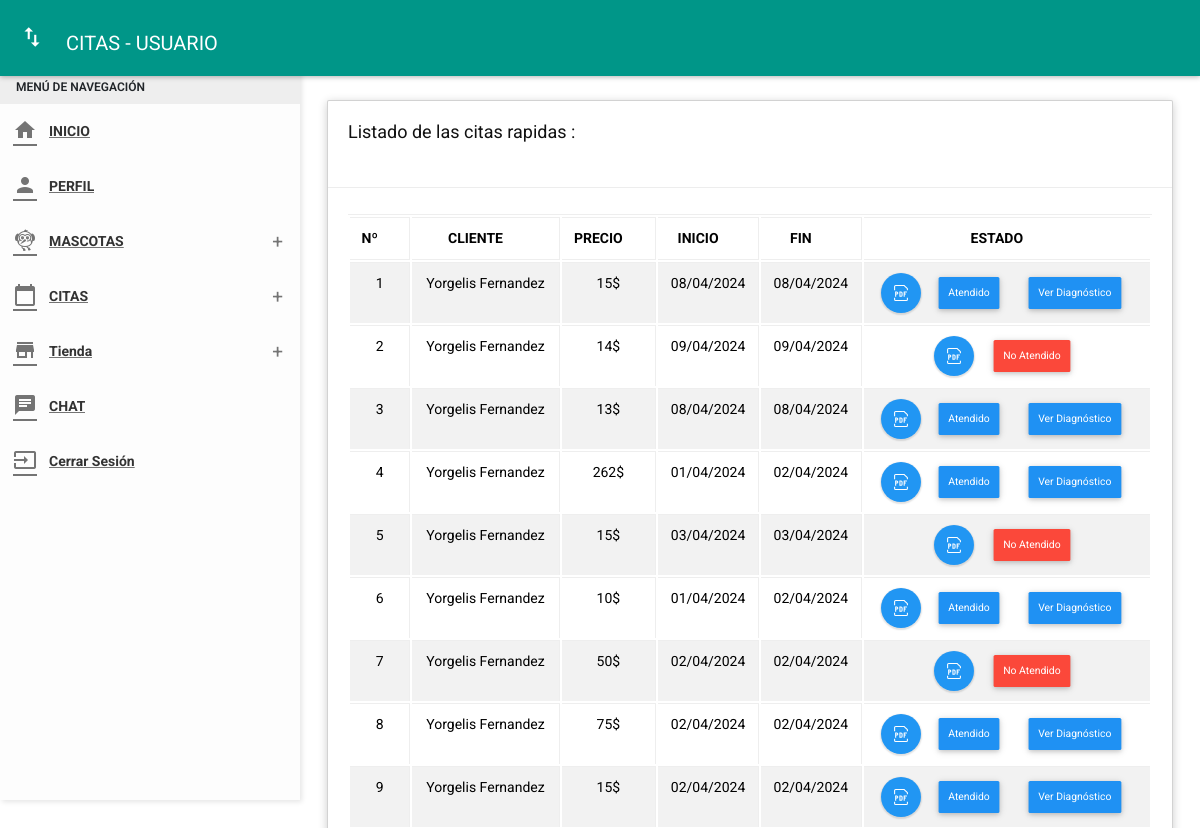
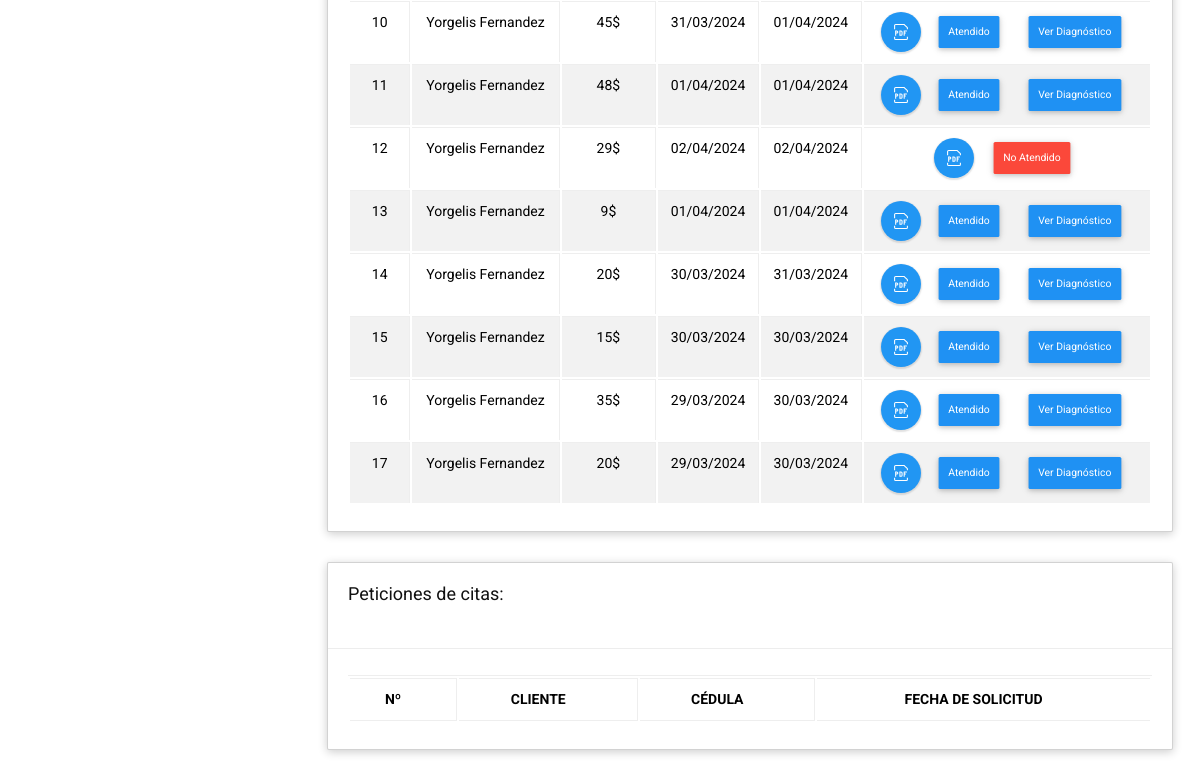
The app's page /View/SideUser/quotes/mostrar.php (signed in), older data (2 pictures, top to bottom).
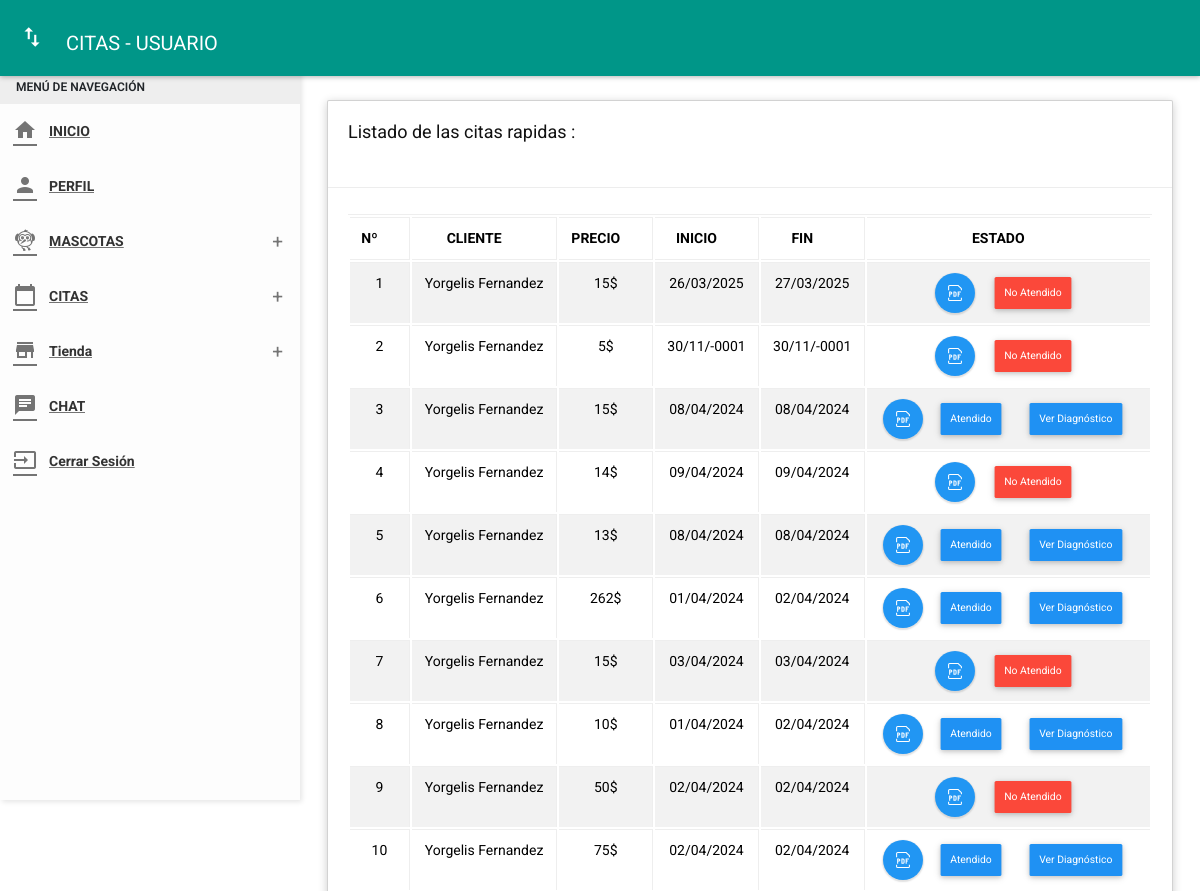
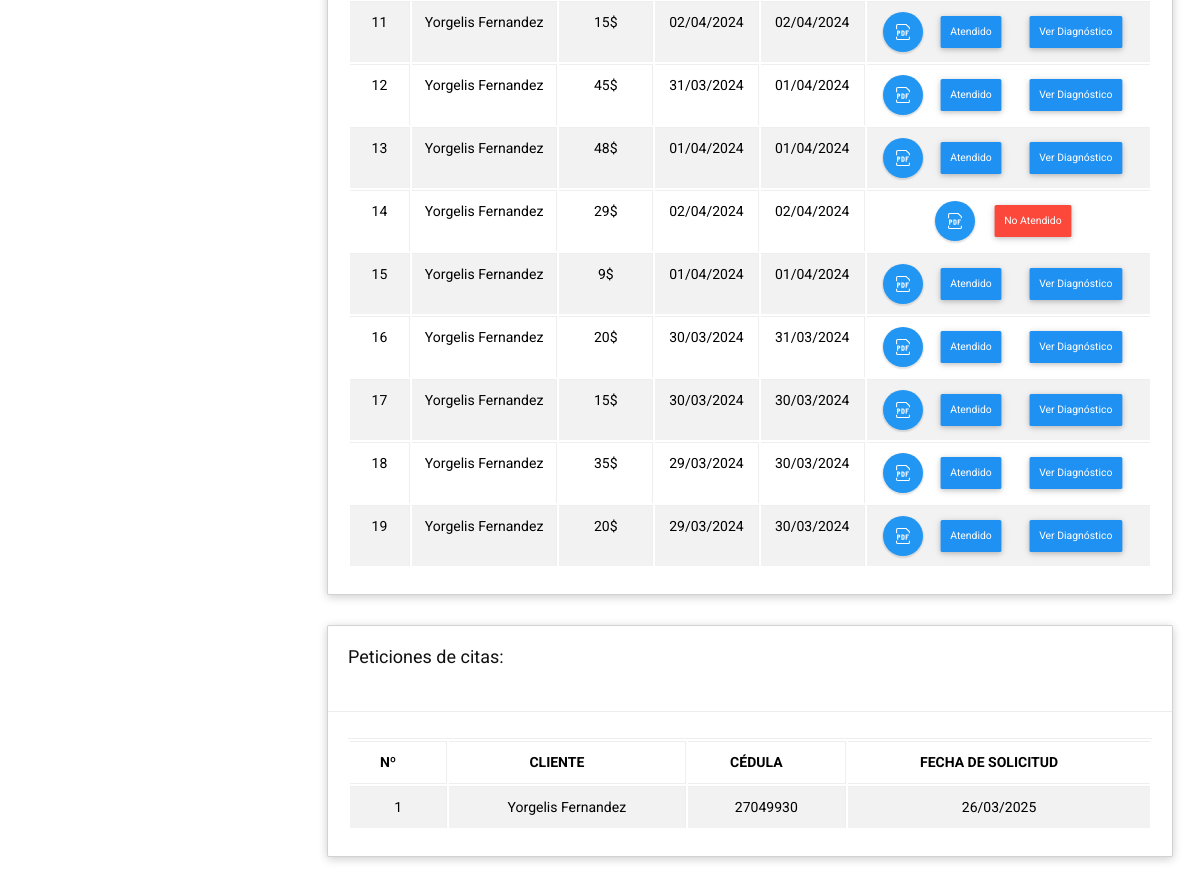
The same page, newer data (2 pictures, top to bottom).
### tables this page shows
CREATE TABLE `quotes` (
  `quotesID` int(11) NOT NULL,
  `ownerID` int(11) NOT NULL,
  `vetID` int(11) DEFAULT NULL,
  `number_quote` varchar(10) NOT NULL,
  `diagnosis` varchar(200) NOT NULL,
  `attended` varchar(100) NOT NULL,
  `cost` float NOT NULL,
  `start` date NOT NULL,
  `end` date NOT NULL,
  `dateCreation` timestamp NOT NULL DEFAULT current_timestamp(),
  `status` char(1) NOT NULL
);

CREATE TABLE `owner` (
  `id_due` int(11) NOT NULL,
  `dni_due` char(8) NOT NULL,
  `nom_due` varchar(35) NOT NULL,
  `ape_due` varchar(35) NOT NULL,
  `movil` char(11) NOT NULL,
  `fijo` char(11) NOT NULL,
  `correo` varchar(30) NOT NULL,
  `direc` varchar(150) NOT NULL,
  `estado` char(1) NOT NULL,
  `contra` varchar(255) NOT NULL,
  `cargo` int(11) NOT NULL,
  `fere` timestamp NOT NULL DEFAULT current_timestamp()
);

### View/SideUser/quotes/mostrar.php (the view, shortened to what this page needs)
<?php
require_once './../../../assets/db/connectionMysql.php';
?>
<!DOCTYPE html>
<html lang="es-ES">
<head>
  <link href="./../../../assets/plugins/bootstrap/css/bootstrap.css" rel="stylesheet">
  <link href="./../../../assets/plugins/node-waves/waves.css" rel="stylesheet" />
  <link href="./../../../assets/plugins/animate-css/animate.css" rel="stylesheet" />
  <link href="./../../../assets/plugins/jquery-datatable/skin/bootstrap/css/dataTables.bootstrap.css" rel="stylesheet">
  <link href="./../../../css/style.css" rel="stylesheet">
  <link href="./../../../assets/css/fullcalendar.css" rel="stylesheet" />
  <link href="./../../../assets/css/themes/all-themes.css" rel="stylesheet" />
</head>
<body class="theme-red">
  <nav class="navbar">
    <div class="container-fluid">
      <div class="navbar-header">
        <a href="javascript:void(0);" class="navbar-toggle collapsed" data-toggle="collapse" data-target="#navbar-collapse" aria-expanded="false"></a>
        <a class="navbar-brand" href="./../home.php">CITAS - USUARIO</a>
      </div>
      </div>
  </nav>
  <section>
    <aside id="leftsidebar" class="sidebar">
      <div class="menu">
      <ul class="list">
        <li class="header">MENÚ DE NAVEGACIÓN</li>
        <li>
          <a href="./../home.php">
            <i class="material-icons">home</i>
            <span>INICIO</span>
          </a>
        </li>
        <li>
          <a href="./../editProfile.php">
            <i class="material-icons">person</i>
            <span>PERFIL</span>
          </a>
        </li>
        <li>
          <a href="javascript:void(0);" class="menu-toggle">
            <i class="material-icons">flutter_dash</i>
            <span>MASCOTAS</span>
          </a>
        </li>
        <li>
          <a href="javascript:void(0);" class="menu-toggle">
            <i class="material-icons">calendar_today</i>
            <span>CITAS</span>
          </a>
        </li>
        <li>
              <a href="javascript:void(0);" class="menu-toggle">
                <i class="material-icons">store</i>
                <span>Tienda</span>
              </a>
            </li>
            <li>
              <a href="./../Veterinarian.php">
                <i class="material-icons">chat</i>
                <span>CHAT</span>
              </a>
            </li>
        <li>
          <a href="./../closeSession.php">
            <i class="material-icons">input</i>
            <span>Cerrar Sesión</span>
          </a>
        </li>
      </div>
  </section>
  <section class="content">
    <div class="container-fluid">
      <div class="row clearfix">
        <div class="col-lg-12 col-md-12 col-sm-12 col-xs-12">
          <div class="card">
            <div class="header">
              <h2>Listado de las citas rapidas : <a href="http://" target="_blank" rel="noopener noreferrer"></a></h2>
              <br>
            </div>
            <div class="body">
              <div class="table-responsive">
                <table class="table table-bordered table-striped table-hover dataTable js-exportable">
                  <thead>
                    <tr>
                      <th class="text-center">Nº</th>
                      <th class="text-center">CLIENTE</th>
                      <th class="text-center">PRECIO</th>
                      <th class="text-center">INICIO</th>
                      <th class="text-center">FIN</th>
                      <th class="text-center">ESTADO</th>
                    </tr>
                  </thead>
                  <tbody>
                    <?php
                      $ownerID = $_SESSION['ownerID'];
                      $sql = "SELECT * FROM quotes AS q JOIN veterinarian AS v JOIN owner AS o ON q.vetID = v.id_vet AND o.id_due = ownerID AND ownerID = '$ownerID' ORDER BY q.dateCreation DESC";
                      $results = mysqli_query($conn,$sql);
                      foreach ($results as $key => $va) { ?>
                        <tr>
                          <td class="text-center"><?= $key + 1 ; ?></td>
                          <td class="text-center"><?= $va['nom_due'] ?>&nbsp;<?= $va['ape_due'] ?></td>
                          <?php
                            $quotesID = $va['quotesID'];
                            $sql = "SELECT SUM(qs.priceTotal) as priceTotal FROM quotes_services as qs JOIN service AS s WHERE qs.serviceID = s.id_servi AND qs.quotesID = '$quotesID'";
                            $result = mysqli_query($conn,$sql);
                            foreach ($result as $row) { ?>
                              <td class="text-center"><?= $va['cost'] + $row['priceTotal'] ?>$</td>
                            <?php } ?>
                          <td class="text-center"><?= date('d/m/Y',strtotime($va['start'])) ?></td>
                          <td class="text-center"><?= date('d/m/Y',strtotime($va['end'])) ?></td>
                          <td style="display: flex;justify-content: center;gap: 10px">
                            <?php if ($va['status'] == 1) { ?>
                              <button onclick="nose('<?= $va['quotesID'] ?>','<?= $va['ownerID'] ?>')" class="btn bg-blue btn-circle waves-effect waves-circle waves-float btn-pdf" style="display: grid;place-items: center">
                                <img src="./../../../assets/icons/TeenyiconsPdfOutline.svg" style="width: 100%;height: 100%;"/>
                              </button>
                              <span class="btn btn-primary" style="cursor:default;display:grid;place-items:center;transform: scale(0.8)">Atendido</span>
                              <button class="btn btn-primary showDiagnosis" value="<?= $va['quotesID'] ?>">Ver Diagnóstico</button>
                            <?php } else { ?>
                              <button onclick="nose('<?= $va['quotesID'] ?>','<?= $va['ownerID'] ?>')" class="btn bg-blue btn-circle waves-effect waves-circle waves-float btn-pdf" style="display: grid;place-items: center">
                                <img src="./../../../assets/icons/TeenyiconsPdfOutline.svg" style="width: 100%;height: 100%;"/>
                              </button>
                              <span class="btn btn-danger" style="cursor:default;transform: scale(0.8);display:grid;place-items:center">No Atendido</span>
                            <?php } ?>
                          </td>
                        </tr>
                    <?php
                      }
                    ?>
                  </tbody>
                </table>
              </div>
            </div>
          </div>
        </div>
      </div>
    </div>
    <div class="container-fluid">
      <div class="row clearfix">
        <div class="col-lg-12 col-md-12 col-sm-12 col-xs-12">
          <div class="card">
            <div class="header">
              <h2>Peticiones de citas:</h2>
              <br>
            </div>
            <div class="body">
              <div class="table-responsive">
                <table class="table table-bordered table-striped table-hover dataTable js-exportable">
                  <thead>
                    <tr>
                      <th class="text-center">Nº</th>
                      <th class="text-center">CLIENTE</th>
                      <th class="text-center">CÉDULA</th>
                      <th class="text-center">FECHA DE SOLICITUD</th>
                    </tr>
                  </thead>
                  <tbody>
                    <?php
                      $ownerID = $_SESSION['ownerID'];
                      $sql = "SELECT quotesID,dni_due,nom_due,ape_due,dateCreation FROM quotes AS q JOIN owner AS o WHERE q.ownerID = o.id_due AND ownerID = '$ownerID'  AND q.vetID IS NULL ORDER BY q.dateCreation DESC";
                      $results = mysqli_query($conn,$sql);
                      foreach ($results as $key => $row) { ?>
                        <tr>
                          <td class="text-center"><?= $key + 1 ; ?></td>
                          <td class="text-center"><?= $row['nom_due'] ?>&nbsp;<?= $row['ape_due'] ?></td>
                          <td class="text-center"><?= $row['dni_due'] ?></td>
                          <td class="text-center"><?= date('d/m/Y',strtotime($row['dateCreation'])) ?></td>
                        </tr>
                    <?php
                      }
                    ?>
                  </tbody>
                </table>
              </div>
            </div>
          </div>
        </div>
      </div>
    </div>
  </section>
</body>
</html>

### assets/css/themes/all-themes.css (style rules this page uses)
.theme-red .navbar-brand { color: #fff; }

### View/SideUser/quotes/mostrar.php (style rules this page uses)
.showDiagnosis { transform: scale(0.8); }

Row changes from the older to the newer data that the page shows:
added quotes: ownerID.nom_due "Yorgelis", ownerID.ape_due "Fernandez", priceTotal "15", start "26/03/2025", end "27/03/2025", shown under "Listado de las citas rapidas :"
added quotes: ownerID.nom_due "Yorgelis", ownerID.ape_due "Fernandez", priceTotal "5", start "30/11/-0001", end "30/11/-0001", shown under "Listado de las citas rapidas :"
added quotes: ownerID.nom_due "Yorgelis", ownerID.ape_due "Fernandez", ownerID.dni_due "27049930", dateCreation "26/03/2025", shown under "Peticiones de citas:"
